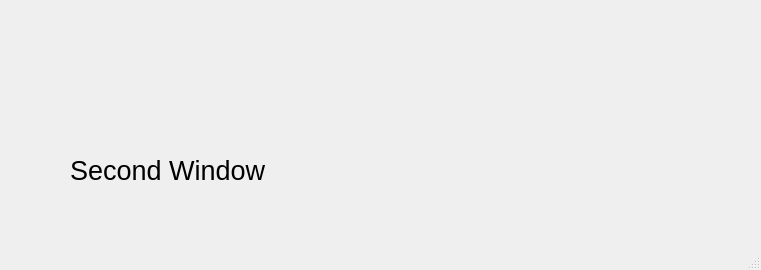
<?xml version="1.0" encoding="UTF-8"?>
<ui version="4.0">
 <class>SecondWindow</class>
 <widget class="QMainWindow" name="SecondWindow">
  <property name="geometry">
   <rect>
    <x>0</x>
    <y>0</y>
    <width>761</width>
    <height>270</height>
   </rect>
  </property>
  <property name="windowTitle">
   <string>MainWindow</string>
  </property>
  <widget class="QWidget" name="centralwidget">
   <widget class="QLabel" name="label">
    <property name="geometry">
     <rect>
      <x>70</x>
      <y>90</y>
      <width>631</width>
      <height>161</height>
     </rect>
    </property>
    <property name="font">
     <font>
      <pointsize>20</pointsize>
     </font>
    </property>
    <property name="text">
     <string>Second Window</string>
    </property>
   </widget>
  </widget>
  <widget class="QMenuBar" name="menubar">
   <property name="geometry">
    <rect>
     <x>0</x>
     <y>0</y>
     <width>761</width>
     <height>26</height>
    </rect>
   </property>
  </widget>
  <widget class="QStatusBar" name="statusbar"/>
 </widget>
 <resources/>
 <connections/>
</ui>
